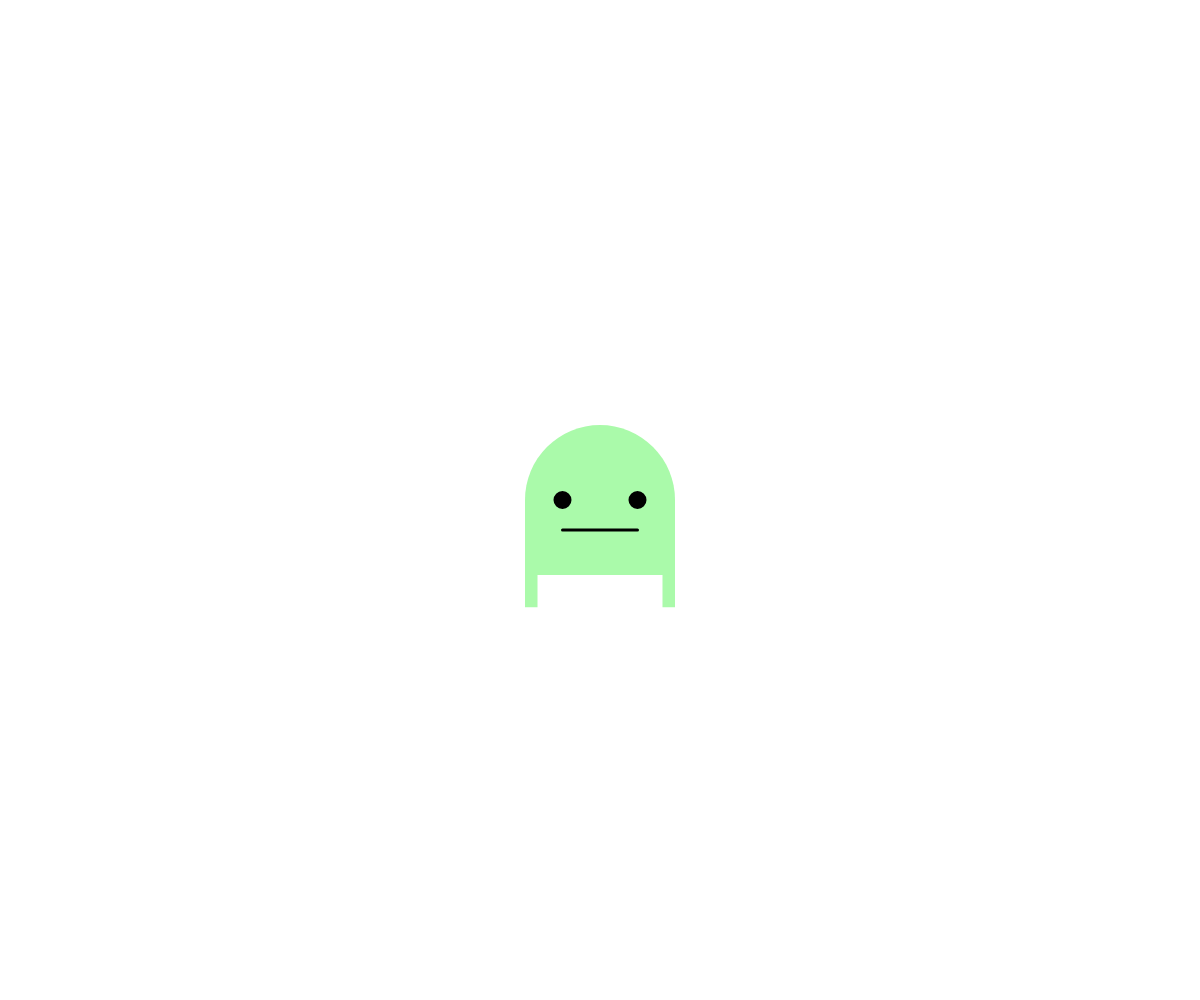
Frame 1 (no input)
Frame 60 (no input): identical to frame 1, image omitted
Frame 120 (the mouse pressed at the canvas centre since frame 60): identical to frame 1, image omitted

The p5.js sketch that drew this single still picture (run headless with seeded random() and noise() and a simulated clock; from frame 60 on, the mouse is pressed at the canvas centre):

// p5.js sketch
// ── sketch.js
let headSize = 150;

function setup() {
  createCanvas(windowWidth, windowHeight);
  colorMode(RGB);
}

function draw() {
  noStroke();
  background(500);
  fill(170,250,170);
  circle(windowWidth/2, windowHeight/2, headSize);
  rect(windowWidth/2-headSize/2,windowHeight/2, headSize, headSize/2 );
  rect(windowWidth/2-headSize/2,windowHeight/2, headSize/12, headSize/1.4);
  rect(windowWidth/2+headSize/2-headSize/12,windowHeight/2, headSize/12, headSize/1.4);
  stroke(0);
  strokeWeight(headSize/50);
  line(windowWidth/2-headSize/4, windowHeight/2+headSize/5, windowWidth/2+headSize/4, windowHeight/2+headSize/5);
  fill(0);
  circle(windowWidth/2-headSize/4, windowHeight/2, headSize/10);
  circle(windowWidth/2+headSize/4, windowHeight/2, headSize/10);
}
